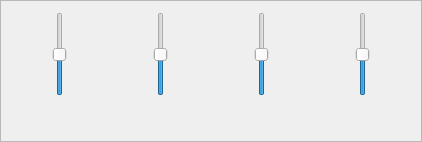
        <widget class="QFrame" name="music_sliders_frame">
         <property name="sizePolicy">
          <sizepolicy hsizetype="Expanding" vsizetype="Expanding">
           <horstretch>0</horstretch>
           <verstretch>0</verstretch>
          </sizepolicy>
         </property>
         <property name="maximumSize">
          <size>
           <width>16777215</width>
           <height>16777215</height>
          </size>
         </property>
         <property name="frameShape">
          <enum>QFrame::StyledPanel</enum>
         </property>
         <property name="frameShadow">
          <enum>QFrame::Raised</enum>
         </property>
         <layout class="QHBoxLayout" name="horizontalLayout_6">
          <item>
           <layout class="QVBoxLayout" name="verticalLayout_12">
            <property name="spacing">
             <number>12</number>
            </property>
            <item>
             <layout class="QHBoxLayout" name="horizontalLayout_7">
              <item>
               <spacer name="horizontalSpacer_16">
                <property name="orientation">
                 <enum>Qt::Horizontal</enum>
                </property>
                <property name="sizeHint" stdset="0">
                 <size>
                  <width>40</width>
                  <height>20</height>
                 </size>
                </property>
               </spacer>
              </item>
              <item>
               <widget class="QSlider" name="xylophone_slider">
                <property name="cursor">
                 <cursorShape>OpenHandCursor</cursorShape>
                </property>
                <property name="minimum">
                 <number>-10</number>
                </property>
                <property name="maximum">
                 <number>10</number>
                </property>
                <property name="singleStep">
                 <number>10</number>
                </property>
                <property name="pageStep">
                 <number>10</number>
                </property>
                <property name="value">
                 <number>0</number>
                </property>
                <property name="sliderPosition">
                 <number>0</number>
                </property>
                <property name="orientation">
                 <enum>Qt::Vertical</enum>
                </property>
               </widget>
              </item>
              <item>
               <spacer name="horizontalSpacer_17">
                <property name="orientation">
                 <enum>Qt::Horizontal</enum>
                </property>
                <property name="sizeHint" stdset="0">
                 <size>
                  <width>40</width>
                  <height>20</height>
                 </size>
                </property>
               </spacer>
              </item>
             </layout>
            </item>
            <item>
             <widget class="QPushButton" name="pushButton_8">
              <property name="enabled">
               <bool>false</bool>
              </property>
              <property name="text">
               <string/>
              </property>
              <property name="icon">
               <iconset resource="res.qrc">
                <normaloff>:/icons/icons/xylophone-02.png</normaloff>:/icons/icons/xylophone-02.png</iconset>
              </property>
              <property name="iconSize">
               <size>
                <width>40</width>
                <height>40</height>
               </size>
              </property>
              <property name="flat">
               <bool>true</bool>
              </property>
             </widget>
            </item>
           </layout>
          </item>
          <item>
           <layout class="QVBoxLayout" name="verticalLayout_11">
            <property name="spacing">
             <number>12</number>
            </property>
            <item>
             <layout class="QHBoxLayout" name="horizontalLayout_16">
              <item>
               <spacer name="horizontalSpacer_18">
                <property name="orientation">
                 <enum>Qt::Horizontal</enum>
                </property>
                <property name="sizeHint" stdset="0">
                 <size>
                  <width>40</width>
                  <height>20</height>
                 </size>
                </property>
               </spacer>
              </item>
              <item>
               <widget class="QSlider" name="flute_slider">
                <property name="cursor">
                 <cursorShape>OpenHandCursor</cursorShape>
                </property>
                <property name="minimum">
                 <number>-10</number>
                </property>
                <property name="maximum">
                 <number>10</number>
                </property>
                <property name="singleStep">
                 <number>10</number>
                </property>
                <property name="pageStep">
                 <number>10</number>
                </property>
                <property name="value">
                 <number>0</number>
                </property>
                <property name="sliderPosition">
                 <number>0</number>
                </property>
                <property name="orientation">
                 <enum>Qt::Vertical</enum>
                </property>
               </widget>
              </item>
              <item>
               <spacer name="horizontalSpacer_19">
                <property name="orientation">
                 <enum>Qt::Horizontal</enum>
                </property>
                <property name="sizeHint" stdset="0">
                 <size>
                  <width>40</width>
                  <height>20</height>
                 </size>
                </property>
               </spacer>
              </item>
             </layout>
            </item>
            <item>
             <widget class="QPushButton" name="pushButton_9">
              <property name="enabled">
               <bool>false</bool>
              </property>
              <property name="text">
               <string/>
              </property>
              <property name="icon">
               <iconset resource="res.qrc">
                <normaloff>:/icons/icons/flute.png</normaloff>:/icons/icons/flute.png</iconset>
              </property>
              <property name="iconSize">
               <size>
                <width>40</width>
                <height>40</height>
               </size>
              </property>
              <property name="flat">
               <bool>true</bool>
              </property>
             </widget>
            </item>
           </layout>
          </item>
          <item>
           <layout class="QVBoxLayout" name="verticalLayout_16">
            <property name="spacing">
             <number>12</number>
            </property>
            <item>
             <layout class="QHBoxLayout" name="horizontalLayout_19">
              <item>
               <spacer name="horizontalSpacer_27">
                <property name="orientation">
                 <enum>Qt::Horizontal</enum>
                </property>
                <property name="sizeHint" stdset="0">
                 <size>
                  <width>40</width>
                  <height>20</height>
                 </size>
                </property>
               </spacer>
              </item>
              <item>
               <widget class="QSlider" name="chimes_slider">
                <property name="cursor">
                 <cursorShape>OpenHandCursor</cursorShape>
                </property>
                <property name="minimum">
                 <number>-10</number>
                </property>
                <property name="maximum">
                 <number>10</number>
                </property>
                <property name="singleStep">
                 <number>10</number>
                </property>
                <property name="pageStep">
                 <number>10</number>
                </property>
                <property name="value">
                 <number>0</number>
                </property>
                <property name="sliderPosition">
                 <number>0</number>
                </property>
                <property name="orientation">
                 <enum>Qt::Vertical</enum>
                </property>
               </widget>
              </item>
              <item>
               <spacer name="horizontalSpacer_28">
                <property name="orientation">
                 <enum>Qt::Horizontal</enum>
                </property>
                <property name="sizeHint" stdset="0">
                 <size>
                  <width>40</width>
                  <height>20</height>
                 </size>
                </property>
               </spacer>
              </item>
             </layout>
            </item>
            <item>
             <widget class="QPushButton" name="pushButton_12">
              <property name="enabled">
               <bool>false</bool>
              </property>
              <property name="text">
               <string/>
              </property>
              <property name="icon">
               <iconset resource="res.qrc">
                <normaloff>:/icons/icons/chimes-01.png</normaloff>:/icons/icons/chimes-01.png</iconset>
              </property>
              <property name="iconSize">
               <size>
                <width>40</width>
                <height>40</height>
               </size>
              </property>
              <property name="flat">
               <bool>true</bool>
              </property>
             </widget>
            </item>
           </layout>
          </item>
          <item>
           <layout class="QVBoxLayout" name="verticalLayout_9">
            <property name="spacing">
             <number>12</number>
            </property>
            <item>
             <layout class="QHBoxLayout" name="horizontalLayout_18">
              <item>
               <spacer name="horizontalSpacer_22">
                <property name="orientation">
                 <enum>Qt::Horizontal</enum>
                </property>
                <property name="sizeHint" stdset="0">
                 <size>
                  <width>40</width>
                  <height>20</height>
                 </size>
                </property>
               </spacer>
              </item>
              <item>
               <widget class="QSlider" name="piano_slider">
                <property name="cursor">
                 <cursorShape>OpenHandCursor</cursorShape>
                </property>
                <property name="minimum">
                 <number>-10</number>
                </property>
                <property name="maximum">
                 <number>10</number>
                </property>
                <property name="singleStep">
                 <number>10</number>
                </property>
                <property name="pageStep">
                 <number>10</number>
                </property>
                <property name="value">
                 <number>0</number>
                </property>
                <property name="sliderPosition">
                 <number>0</number>
                </property>
                <property name="orientation">
                 <enum>Qt::Vertical</enum>
                </property>
               </widget>
              </item>
              <item>
               <spacer name="horizontalSpacer_23">
                <property name="orientation">
                 <enum>Qt::Horizontal</enum>
                </property>
                <property name="sizeHint" stdset="0">
                 <size>
                  <width>40</width>
                  <height>20</height>
                 </size>
                </property>
               </spacer>
              </item>
             </layout>
            </item>
            <item>
             <widget class="QPushButton" name="pushButton_10">
              <property name="enabled">
               <bool>false</bool>
              </property>
              <property name="text">
               <string/>
              </property>
              <property name="icon">
               <iconset resource="res.qrc">
                <normaloff>:/icons/icons/piano.png</normaloff>:/icons/icons/piano.png</iconset>
              </property>
              <property name="iconSize">
               <size>
                <width>40</width>
                <height>40</height>
               </size>
              </property>
              <property name="flat">
               <bool>true</bool>
              </property>
             </widget>
            </item>
           </layout>
          </item>
         </layout>
        </widget>
